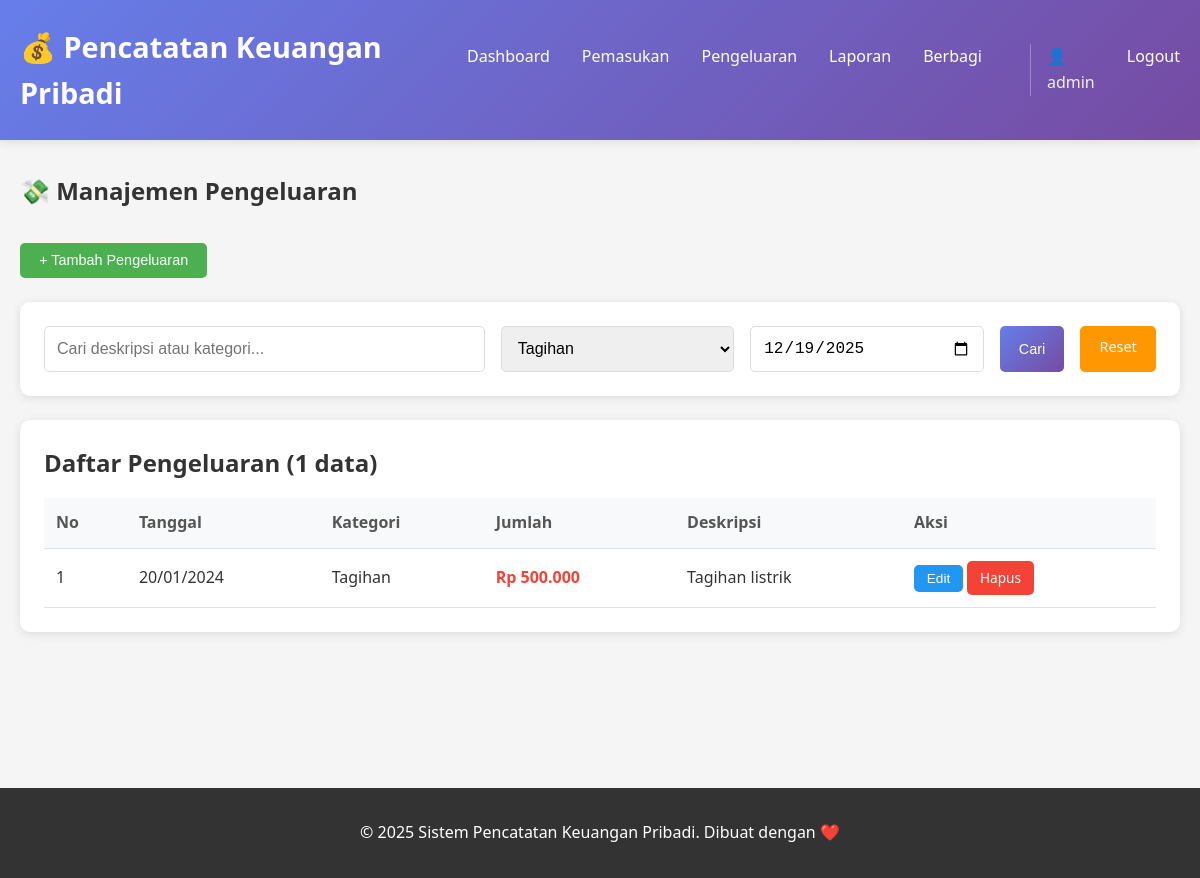
Screenshot of /pages/pengeluaran.php?kategori_id=4 (signed in) with the database file from the repository.
### tables this page shows
CREATE TABLE IF NOT EXISTS pengeluaran (
    id INT AUTO_INCREMENT PRIMARY KEY,
    kategori_id INT NOT NULL,
    tanggal DATE NOT NULL,
    jumlah DECIMAL(15,2) NOT NULL,
    deskripsi TEXT,
    created_at TIMESTAMP DEFAULT CURRENT_TIMESTAMP,
    updated_at TIMESTAMP DEFAULT CURRENT_TIMESTAMP ON UPDATE CURRENT_TIMESTAMP,
    FOREIGN KEY (kategori_id) REFERENCES kategori_pengeluaran(id) ON DELETE RESTRICT
);

CREATE TABLE IF NOT EXISTS kategori_pengeluaran (
    id INT AUTO_INCREMENT PRIMARY KEY,
    nama_kategori VARCHAR(100) NOT NULL,
    deskripsi TEXT,
    created_at TIMESTAMP DEFAULT CURRENT_TIMESTAMP,
    updated_at TIMESTAMP DEFAULT CURRENT_TIMESTAMP ON UPDATE CURRENT_TIMESTAMP
);

### pages/pengeluaran.php (the view, shortened to what this page needs)
<?php
require_once __DIR__ . '/../config/koneksi.php';
require_once __DIR__ . '/../includes/header.php';
$sql_kategori = "SELECT * FROM kategori_pengeluaran ORDER BY nama_kategori";
$result_kategori = $conn->query($sql_kategori);
$limit = 10;
$page = isset($_GET['page']) ? (int)$_GET['page'] : 1;
$offset = ($page - 1) * $limit;
$search = isset($_GET['search']) ? $_GET['search'] : '';
$kategori_id = isset($_GET['kategori_id']) ? $_GET['kategori_id'] : '';
$tanggal_filter = isset($_GET['tanggal']) ? $_GET['tanggal'] : '';
$where_clause = "WHERE 1=1";
$params = [];
$types = "";
if ($kategori_id) {
    $where_clause .= " AND p.kategori_id = ?";
    $params[] = $kategori_id;
    $types .= "i";
}
$sql = "SELECT p.*, k.nama_kategori
        FROM pengeluaran p
        LEFT JOIN kategori_pengeluaran k ON p.kategori_id = k.id
        $where_clause
        ORDER BY p.tanggal DESC, p.id DESC
        LIMIT ? OFFSET ?";
$params[] = $limit;
$params[] = $offset;
$types .= "ii";
$stmt = $conn->prepare($sql);
if (!empty($params)) {
    $stmt->bind_param($types, ...$params);
}
$stmt->execute();
$result = $stmt->get_result();
$sql_count = "SELECT COUNT(*) as total FROM pengeluaran p $where_clause";
$params_count = array_slice($params, 0, -2);
$types_count = substr($types, 0, -2);
$stmt_count = $conn->prepare($sql_count);
if (!empty($params_count)) {
    $stmt_count->bind_param($types_count, ...$params_count);
}
$stmt_count->execute();
$total_data = $stmt_count->get_result()->fetch_assoc()['total'];
?>
<div class="container">
    <h2 style="margin-bottom: 2rem;">💸 Manajemen Pengeluaran</h2>
    <div style="margin-bottom: 1.5rem;">
        <button class="btn btn-success" onclick="showAddForm()">+ Tambah Pengeluaran</button>
    </div>
    <div class="search-filter">
        <form method="GET" style="display: flex; gap: 1rem; width: 100%;">
            <input type="text" name="search" placeholder="Cari deskripsi atau kategori..." value="<?php echo htmlspecialchars($search); ?>" style="flex: 2;">
            <select name="kategori_id" style="flex: 1;">
                <?php
                $result_kategori->data_seek(0);
                while($kategori = $result_kategori->fetch_assoc()): ?>
                    <option value="<?php echo $kategori['id']; ?>" <?php echo $kategori_id == $kategori['id'] ? 'selected' : ''; ?>>
                        <?php echo htmlspecialchars($kategori['nama_kategori']); ?>
                    </option>
                <?php endwhile; ?>
            </select>
            <input type="date" name="tanggal" value="<?php echo htmlspecialchars($tanggal_filter); ?>" style="flex: 1;">
            <button type="submit" class="btn btn-primary">Cari</button>
            <a href="pengeluaran.php" class="btn btn-warning">Reset</a>
        </form>
    </div>
    <div class="table-container">
        <div class="table-header">
            <h3 class="table-title">Daftar Pengeluaran (<?php echo number_format($total_data); ?> data)</h3>
        </div>
        <table>
            <thead>
                <tr>
                    <th>No</th>
                    <th>Tanggal</th>
                    <th>Kategori</th>
                    <th>Jumlah</th>
                    <th>Deskripsi</th>
                    <th>Aksi</th>
                </tr>
            </thead>
            <tbody>
                <?php if ($result->num_rows > 0): ?>
                    <?php
                    $no = $offset + 1;
                    while($row = $result->fetch_assoc()):
                    ?>
                        <tr>
                            <td><?php echo $no++; ?></td>
                            <td><?php echo date('d/m/Y', strtotime($row['tanggal'])); ?></td>
                            <td><?php echo htmlspecialchars($row['nama_kategori']); ?></td>
                            <td style="color: #f44336; font-weight: bold;">
                                Rp <?php echo number_format($row['jumlah'], 0, ',', '.'); ?>
                            </td>
                            <td><?php echo htmlspecialchars($row['deskripsi']); ?></td>
                            <td>
                                <button class="btn btn-info btn-sm" onclick="editData(<?php echo htmlspecialchars(json_encode($row)); ?>)">Edit</button>
                                <a href="process_pengeluaran.php?action=hapus&id=<?php echo $row['id']; ?>"
                                   class="btn btn-danger btn-sm"
                                   onclick="return confirmDelete('Apakah Anda yakin ingin menghapus pengeluaran ini?')">Hapus</a>
                            </td>
                        </tr>
                    <?php endwhile; ?>
                <?php endif; ?>
            </tbody>
        </table>
    </div>
</div>
<?php
require_once __DIR__ . '/../includes/footer.php';
?>

### assets/css/style.css (style rules this page uses)
* { margin: 0; padding: 0; box-sizing: border-box; }
body { font-family: 'Segoe UI', Tahoma, Geneva, Verdana, sans-serif; line-height: 1.6; color: #333; background-color: #f5f5f5; }
.container { max-width: 1200px; margin: 0 auto; padding: 0 20px; }
.table-container { background: white; border-radius: 10px; padding: 1.5rem; box-shadow: 0 2px 10px rgba(0,0,0,0.1); }
.table-header { display: flex; justify-content: space-between; align-items: center; margin-bottom: 1rem; }
.table-title { font-size: 1.5rem; font-weight: bold; color: #333; }
table { width: 100%; border-collapse: collapse; margin-top: 1rem; }
table th, table td { padding: 0.75rem; text-align: left; border-bottom: 1px solid #e0e0e0; }
table th { background-color: #f8f9fa; font-weight: 600; color: #555; }
.btn { display: inline-block; padding: 0.6rem 1.2rem; border: none; border-radius: 5px; cursor: pointer; font-size: 0.9rem; font-weight: 500; text-decoration: none; transition: all 0.3s; }
.btn-primary { background: linear-gradient(135deg, #667eea 0%, #764ba2 100%); color: white; }
.btn-success { background: #4CAF50; color: white; }
.btn-danger { background: #f44336; color: white; }
.btn-warning { background: #ff9800; color: white; }
.btn-info { background: #2196F3; color: white; }
.btn-sm { padding: 0.4rem 0.8rem; font-size: 0.85rem; }
.search-filter { background: white; border-radius: 10px; padding: 1.5rem; margin-bottom: 1.5rem; display: flex; gap: 1rem; flex-wrap: wrap; box-shadow: 0 2px 10px rgba(0,0,0,0.1); }
.search-filter input, .search-filter select { flex: 1; min-width: 200px; padding: 0.75rem; border: 1px solid #ddd; border-radius: 5px; font-size: 1rem; }

### rows the page displays
pengeluaran: tanggal "20/01/2024", kategori.nama_kategori "Tagihan", jumlah "500.000", deskripsi "Tagihan listrik"

### other values shown
$_SESSION['username'] "admin"
$total_data "1"
form field kategori_id "Tagihan"
